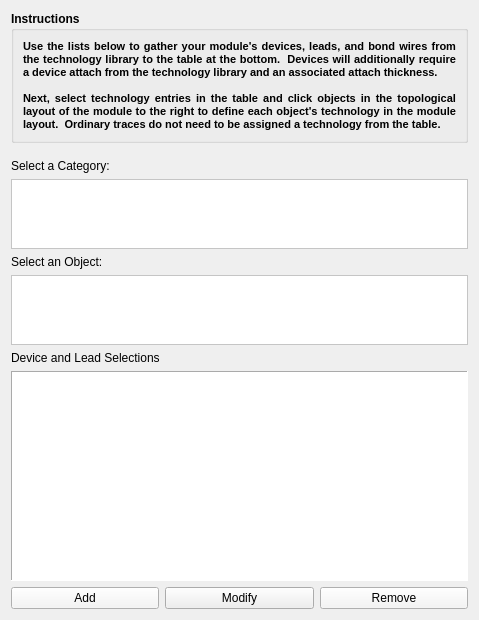
      <widget class="QWidget" name="page">
       <property name="geometry">
        <rect>
         <x>0</x>
         <y>0</y>
         <width>479</width>
         <height>620</height>
        </rect>
       </property>
       <attribute name="label">
        <string>Component Selection</string>
       </attribute>
       <layout class="QGridLayout" name="gridLayout_3">
        <item row="0" column="0" colspan="3">
         <widget class="QGroupBox" name="groupBox_4">
          <property name="minimumSize">
           <size>
            <width>0</width>
            <height>0</height>
           </size>
          </property>
          <property name="font">
           <font>
            <weight>75</weight>
            <bold>true</bold>
           </font>
          </property>
          <property name="title">
           <string>Instructions</string>
          </property>
          <layout class="QGridLayout" name="gridLayout_13">
           <item row="0" column="0">
            <widget class="QLabel" name="label_28">
             <property name="font">
              <font>
               <pointsize>10</pointsize>
              </font>
             </property>
             <property name="text">
              <string>&lt;!DOCTYPE HTML PUBLIC &quot;-//W3C//DTD HTML 4.0//EN&quot; &quot;http://www.w3.org/TR/REC-html40/strict.dtd&quot;&gt;
&lt;html&gt;&lt;head&gt;&lt;meta name=&quot;qrichtext&quot; content=&quot;1&quot; /&gt;&lt;style type=&quot;text/css&quot;&gt;
p, li { white-space: pre-wrap; }
&lt;/style&gt;&lt;/head&gt;&lt;body style=&quot; font-family:'MS Shell Dlg 2'; font-size:10pt; font-weight:600; font-style:normal;&quot;&gt;
&lt;p align=&quot;justify&quot; style=&quot; margin-top:0px; margin-bottom:0px; margin-left:0px; margin-right:0px; -qt-block-indent:0; text-indent:0px;&quot;&gt;&lt;span style=&quot; font-size:8pt;&quot;&gt;Use the lists below to gather your module's devices, leads, and bond wires from the technology library to the table at the bottom.  Devices will additionally require a device attach from the technology library and an associated attach thickness.&lt;/span&gt;&lt;/p&gt;
&lt;p align=&quot;justify&quot; style=&quot;-qt-paragraph-type:empty; margin-top:0px; margin-bottom:0px; margin-left:0px; margin-right:0px; -qt-block-indent:0; text-indent:0px; font-size:8pt;&quot;&gt;&lt;/p&gt;
&lt;p align=&quot;justify&quot; style=&quot; margin-top:0px; margin-bottom:0px; margin-left:0px; margin-right:0px; -qt-block-indent:0; text-indent:0px;&quot;&gt;&lt;span style=&quot; font-size:8pt;&quot;&gt;Next, select technology entries in the table and click objects in the topological layout of the module to the right to define each object's technology in the module layout.  Ordinary traces do not need to be assigned a technology from the table.&lt;/span&gt;&lt;/p&gt;&lt;/body&gt;&lt;/html&gt;</string>
             </property>
             <property name="wordWrap">
              <bool>true</bool>
             </property>
            </widget>
           </item>
          </layout>
         </widget>
        </item>
        <item row="2" column="0">
         <widget class="QLabel" name="label">
          <property name="text">
           <string>Select a Category:</string>
          </property>
         </widget>
        </item>
        <item row="4" column="0">
         <widget class="QLabel" name="label_2">
          <property name="text">
           <string>Select an Object:</string>
          </property>
         </widget>
        </item>
        <item row="3" column="0" colspan="3">
         <widget class="QListView" name="lst_categories">
          <property name="maximumSize">
           <size>
            <width>16777215</width>
            <height>70</height>
           </size>
          </property>
          <property name="styleSheet">
           <string notr="true">background-color: rgb(255, 255, 255);</string>
          </property>
          <property name="viewMode">
           <enum>QListView::ListMode</enum>
          </property>
         </widget>
        </item>
        <item row="6" column="0" colspan="3">
         <widget class="QLabel" name="label_7">
          <property name="text">
           <string>Device and Lead Selections</string>
          </property>
         </widget>
        </item>
        <item row="5" column="0" colspan="3">
         <widget class="QListView" name="lst_devices">
          <property name="maximumSize">
           <size>
            <width>16777215</width>
            <height>70</height>
           </size>
          </property>
          <property name="styleSheet">
           <string notr="true">background-color: rgb(255, 255, 255);</string>
          </property>
          <property name="selectionMode">
           <enum>QAbstractItemView::ExtendedSelection</enum>
          </property>
          <property name="selectionRectVisible">
           <bool>true</bool>
          </property>
         </widget>
        </item>
        <item row="7" column="0" colspan="3">
         <widget class="QTableWidget" name="tbl_projDevices">
          <property name="palette">
           <palette>
            <active>
             <colorrole role="Button">
              <brush brushstyle="SolidPattern">
               <color alpha="255">
                <red>255</red>
                <green>255</green>
                <blue>255</blue>
               </color>
              </brush>
             </colorrole>
             <colorrole role="Base">
              <brush brushstyle="SolidPattern">
               <color alpha="255">
                <red>255</red>
                <green>255</green>
                <blue>255</blue>
               </color>
              </brush>
             </colorrole>
             <colorrole role="Window">
              <brush brushstyle="SolidPattern">
               <color alpha="255">
                <red>255</red>
                <green>255</green>
                <blue>255</blue>
               </color>
              </brush>
             </colorrole>
            </active>
            <inactive>
             <colorrole role="Button">
              <brush brushstyle="SolidPattern">
               <color alpha="255">
                <red>255</red>
                <green>255</green>
                <blue>255</blue>
               </color>
              </brush>
             </colorrole>
             <colorrole role="Base">
              <brush brushstyle="SolidPattern">
               <color alpha="255">
                <red>255</red>
                <green>255</green>
                <blue>255</blue>
               </color>
              </brush>
             </colorrole>
             <colorrole role="Window">
              <brush brushstyle="SolidPattern">
               <color alpha="255">
                <red>255</red>
                <green>255</green>
                <blue>255</blue>
               </color>
              </brush>
             </colorrole>
            </inactive>
            <disabled>
             <colorrole role="Button">
              <brush brushstyle="SolidPattern">
               <color alpha="255">
                <red>255</red>
                <green>255</green>
                <blue>255</blue>
               </color>
              </brush>
             </colorrole>
             <colorrole role="Base">
              <brush brushstyle="SolidPattern">
               <color alpha="255">
                <red>255</red>
                <green>255</green>
                <blue>255</blue>
               </color>
              </brush>
             </colorrole>
             <colorrole role="Window">
              <brush brushstyle="SolidPattern">
               <color alpha="255">
                <red>255</red>
                <green>255</green>
                <blue>255</blue>
               </color>
              </brush>
             </colorrole>
            </disabled>
           </palette>
          </property>
          <property name="styleSheet">
           <string notr="true">background-color: rgb(255, 255, 255);</string>
          </property>
          <property name="frameShape">
           <enum>QFrame::Panel</enum>
          </property>
          <property name="editTriggers">
           <set>QAbstractItemView::NoEditTriggers</set>
          </property>
          <property name="selectionBehavior">
           <enum>QAbstractItemView::SelectItems</enum>
          </property>
          <property name="showGrid">
           <bool>true</bool>
          </property>
          <attribute name="horizontalHeaderVisible">
           <bool>false</bool>
          </attribute>
          <attribute name="verticalHeaderVisible">
           <bool>false</bool>
          </attribute>
         </widget>
        </item>
        <item row="8" column="0">
         <widget class="QPushButton" name="btn_addDevice">
          <property name="palette">
           <palette>
            <active>
             <colorrole role="Button">
              <brush brushstyle="SolidPattern">
               <color alpha="255">
                <red>245</red>
                <green>245</green>
                <blue>245</blue>
               </color>
              </brush>
             </colorrole>
             <colorrole role="Base">
              <brush brushstyle="SolidPattern">
               <color alpha="255">
                <red>245</red>
                <green>245</green>
                <blue>245</blue>
               </color>
              </brush>
             </colorrole>
             <colorrole role="Window">
              <brush brushstyle="SolidPattern">
               <color alpha="255">
                <red>245</red>
                <green>245</green>
                <blue>245</blue>
               </color>
              </brush>
             </colorrole>
            </active>
            <inactive>
             <colorrole role="Button">
              <brush brushstyle="SolidPattern">
               <color alpha="255">
                <red>245</red>
                <green>245</green>
                <blue>245</blue>
               </color>
              </brush>
             </colorrole>
             <colorrole role="Base">
              <brush brushstyle="SolidPattern">
               <color alpha="255">
                <red>245</red>
                <green>245</green>
                <blue>245</blue>
               </color>
              </brush>
             </colorrole>
             <colorrole role="Window">
              <brush brushstyle="SolidPattern">
               <color alpha="255">
                <red>245</red>
                <green>245</green>
                <blue>245</blue>
               </color>
              </brush>
             </colorrole>
            </inactive>
            <disabled>
             <colorrole role="Button">
              <brush brushstyle="SolidPattern">
               <color alpha="255">
                <red>245</red>
                <green>245</green>
                <blue>245</blue>
               </color>
              </brush>
             </colorrole>
             <colorrole role="Base">
              <brush brushstyle="SolidPattern">
               <color alpha="255">
                <red>245</red>
                <green>245</green>
                <blue>245</blue>
               </color>
              </brush>
             </colorrole>
             <colorrole role="Window">
              <brush brushstyle="SolidPattern">
               <color alpha="255">
                <red>245</red>
                <green>245</green>
                <blue>245</blue>
               </color>
              </brush>
             </colorrole>
            </disabled>
           </palette>
          </property>
          <property name="text">
           <string>Add</string>
          </property>
         </widget>
        </item>
        <item row="8" column="2">
         <widget class="QPushButton" name="btn_removeDevice">
          <property name="palette">
           <palette>
            <active>
             <colorrole role="Button">
              <brush brushstyle="SolidPattern">
               <color alpha="255">
                <red>245</red>
                <green>245</green>
                <blue>245</blue>
               </color>
              </brush>
             </colorrole>
             <colorrole role="Base">
              <brush brushstyle="SolidPattern">
               <color alpha="255">
                <red>245</red>
                <green>245</green>
                <blue>245</blue>
               </color>
              </brush>
             </colorrole>
             <colorrole role="Window">
              <brush brushstyle="SolidPattern">
               <color alpha="255">
                <red>245</red>
                <green>245</green>
                <blue>245</blue>
               </color>
              </brush>
             </colorrole>
            </active>
            <inactive>
             <colorrole role="Button">
              <brush brushstyle="SolidPattern">
               <color alpha="255">
                <red>245</red>
                <green>245</green>
                <blue>245</blue>
               </color>
              </brush>
             </colorrole>
             <colorrole role="Base">
              <brush brushstyle="SolidPattern">
               <color alpha="255">
                <red>245</red>
                <green>245</green>
                <blue>245</blue>
               </color>
              </brush>
             </colorrole>
             <colorrole role="Window">
              <brush brushstyle="SolidPattern">
               <color alpha="255">
                <red>245</red>
                <green>245</green>
                <blue>245</blue>
               </color>
              </brush>
             </colorrole>
            </inactive>
            <disabled>
             <colorrole role="Button">
              <brush brushstyle="SolidPattern">
               <color alpha="255">
                <red>245</red>
                <green>245</green>
                <blue>245</blue>
               </color>
              </brush>
             </colorrole>
             <colorrole role="Base">
              <brush brushstyle="SolidPattern">
               <color alpha="255">
                <red>245</red>
                <green>245</green>
                <blue>245</blue>
               </color>
              </brush>
             </colorrole>
             <colorrole role="Window">
              <brush brushstyle="SolidPattern">
               <color alpha="255">
                <red>245</red>
                <green>245</green>
                <blue>245</blue>
               </color>
              </brush>
             </colorrole>
            </disabled>
           </palette>
          </property>
          <property name="text">
           <string>Remove</string>
          </property>
         </widget>
        </item>
        <item row="1" column="0">
         <spacer name="verticalSpacer_9">
          <property name="orientation">
           <enum>Qt::Vertical</enum>
          </property>
          <property name="sizeType">
           <enum>QSizePolicy::Fixed</enum>
          </property>
          <property name="sizeHint" stdset="0">
           <size>
            <width>20</width>
            <height>10</height>
           </size>
          </property>
         </spacer>
        </item>
        <item row="8" column="1">
         <widget class="QPushButton" name="btn_modify">
          <property name="text">
           <string>Modify</string>
          </property>
         </widget>
        </item>
       </layout>
      </widget>
